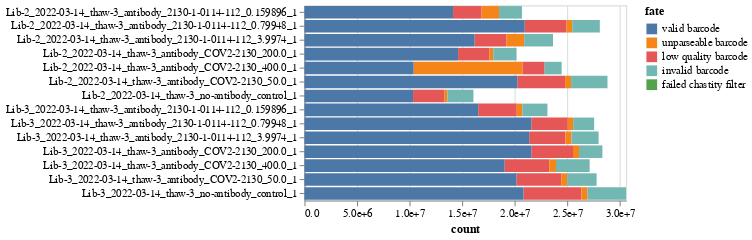

The cell this chart's notebook holds for it:
### Markdown cell above
Plot the barcode fates in an interactive plot:

### Code cell
selection_cols = [
    "exclude_after_counts",
    "antibody",
    "virus_batch",
    "sample_type",
    "date",
    "library",
]

selections = [
    alt.selection_point(
        fields=[col],
        bind=alt.binding_select(
            options=[None] + fates[col].dropna().unique().tolist(),
            labels=["all"] + [str(x) for x in fates[col].dropna().unique()],
            name=col,
        ),
    )
    for col in selection_cols
]

sample_types = barcode_runs["sample_type"].unique().tolist()

fate_chart = (
    alt.Chart(fates)
    .encode(
        x=alt.X("count", axis=alt.Axis(format=".2g"), scale=alt.Scale(nice=False)),
        y=alt.Y("library_sample", title=None),
        color=alt.Color(
            "fate",
            scale=alt.Scale(domain=sorted(fates["fate"].unique(), reverse=True)),
        ),
        order="not_valid",
        tooltip=[
            alt.Tooltip(c, format=".3g") if c == "count" else c
            for c in fates.columns
            if c not in ["valid", "not_valid", "library_sample", "sample"]
        ],
    )
    .mark_bar()
    .properties(width=300, height=alt.Step(13))
    .configure_axis(labelLimit=500)
)

for selection in selections:
    fate_chart = fate_chart.add_params(selection).transform_filter(selection)

display(fate_chart)

### Figure 1 — Vega-Lite specification as saved in the notebook (floating-point values rounded to 4 significant figures)
{"config": {"view": {"continuousWidth": 300, "continuousHeight": 300}, "axis": {"labelLimit": 500}}, "data": {"name": "data-493689610fb2a0b52687e34a415769f6"}, "mark": "bar", "encoding": {"color": {"field": "fate", "scale": {"domain": ["valid barcode", "unparseable barcode", "low quality barcode", "invalid barcode", "failed chastity filter"]}, "type": "nominal"}, "order": {"field": "not_valid", "type": "nominal"}, "tooltip": [{"field": "fate", "type": "nominal"}, {"field": "count", "format": ".3g", "type": "quantitative"}, {"field": "library", "type": "nominal"}, {"field": "date", "type": "nominal"}, {"field": "virus_batch", "type": "nominal"}, {"field": "sample_type", "type": "nominal"}, {"field": "antibody", "type": "nominal"}, {"field": "antibody_concentration", "type": "quantitative"}, {"field": "replicate", "type": "quantitative"}, {"field": "exclude_after_counts", "type": "nominal"}], "x": {"axis": {"format": ".2g"}, "field": "count", "scale": {"nice": false}, "type": "quantitative"}, "y": {"field": "library_sample", "title": null, "type": "nominal"}}, "height": {"step": 13}, "params": [{"name": "param_1", "select": {"type": "point", "fields": ["exclude_after_counts"]}, "bind": {"input": "select", "options": [null, "no"], "labels": ["all", "no"], "name": "exclude_after_counts"}}, {"name": "param_2", "select": {"type": "point", "fields": ["antibody"]}, "bind": {"input": "select", "options": [null, "COV2-2130", "2130-1-0114-112"], "labels": ["all", "COV2-2130", "2130-1-0114-112"], "name": "antibody"}}, {"name": "param_3", "select": {"type": "point", "fields": ["virus_batch"]}, "bind": {"input": "select", "options": [null, "thaw-3"], "labels": ["all", "thaw-3"], "name": "virus_batch"}}, {"name": "param_4", "select": {"type": "point", "fields": ["sample_type"]}, "bind": {"input": "select", "options": [null, "no-antibody_control", "antibody"], "labels": ["all", "no-antibody_control", "antibody"], "name": "sample_type"}}, {"name": "param_5", "select": {"type": "point", "fields": ["date"]}, "bind": {"input": "select", "options": [null, "2022-03-14"], "labels": ["all", "2022-03-14"], "name": "date"}}, {"name": "param_6", "select": {"type": "point", "fields": ["library"]}, "bind": {"input": "select", "options": [null, "Lib-2", "Lib-3"], "labels": ["all", "Lib-2", "Lib-3"], "name": "library"}}], "transform": [{"filter": {"param": "param_1"}}, {"filter": {"param": "param_2"}}, {"filter": {"param": "param_3"}}, {"filter": {"param": "param_4"}}, {"filter": {"param": "param_5"}}, {"filter": {"param": "param_6"}}], "width": 300, "$schema": "https://vega.github.io/schema/vega-lite/v5.2.0.json", "datasets": {"data-493689610fb2a0b52687e34a415769f6": [{"fate": "low quality barcode", "count": 2957559, "library": "Lib-2", "sample": "2022-03-14_thaw-3_no-antibody_control_1", "date": "2022-03-14", "virus_batch": "thaw-3", "sample_type": "no-antibody_control", "antibody": null, "antibody_concentration": null, "replicate": 1, "exclude_after_counts": "no", "library_sample": "Lib-2_2022-03-14_thaw-3_no-antibody_control_1", "valid": false, "not_valid": true}, {"fate": "unparseable barcode", "count": 297564, "library": "Lib-2", "sample": "2022-03-14_thaw-3_no-antibody_control_1", "date": "2022-03-14", "virus_batch": "thaw-3", "sample_type": "no-antibody_control", "antibody": null, "antibody_concentration": null, "replicate": 1, "exclude_after_counts": "no", "library_sample": "Lib-2_2022-03-14_thaw-3_no-antibody_control_1", "valid": false, "not_valid": true}, {"fate": "failed chastity filter", "count": 0, "library": "Lib-2", "sample": "2022-03-14_thaw-3_no-antibody_control_1", "date": "2022-03-14", "virus_batch": "thaw-3", "sample_type": "no-antibody_control", "antibody": null, "antibody_concentration": null, "replicate": 1, "exclude_after_counts": "no", "library_sample": "Lib-2_2022-03-14_thaw-3_no-antibody_control_1", "valid": false, "not_valid": true}, {"fate": "valid barcode", "count": 10326783, "library": "Lib-2", "sample": "2022-03-14_thaw-3_no-antibody_control_1", "date": "2022-03-14", "virus_batch": "thaw-3", "sample_type": "no-antibody_control", "antibody": null, "antibody_concentration": null, "replicate": 1, "exclude_after_counts": "no", "library_sample": "Lib-2_2022-03-14_thaw-3_no-antibody_control_1", "valid": true, "not_valid": false}, {"fate": "invalid barcode", "count": 2484581, "library": "Lib-2", "sample": "2022-03-14_thaw-3_no-antibody_control_1", "date": "2022-03-14", "virus_batch": "thaw-3", "sample_type": "no-antibody_control", "antibody": null, "antibody_concentration": null, "replicate": 1, "exclude_after_counts": "no", "library_sample": "Lib-2_2022-03-14_thaw-3_no-antibody_control_1", "valid": false, "not_valid": true}, {"fate": "low quality barcode", "count": 5499835, "library": "Lib-3", "sample": "2022-03-14_thaw-3_no-antibody_control_1", "date": "2022-03-14", "virus_batch": "thaw-3", "sample_type": "no-antibody_control", "antibody": null, "antibody_concentration": null, "replicate": 1, "exclude_after_counts": "no", "library_sample": "Lib-3_2022-03-14_thaw-3_no-antibody_control_1", "valid": false, "not_valid": true}, {"fate": "unparseable barcode", "count": 573961, "library": "Lib-3", "sample": "2022-03-14_thaw-3_no-antibody_control_1", "date": "2022-03-14", "virus_batch": "thaw-3", "sample_type": "no-antibody_control", "antibody": null, "antibody_concentration": null, "replicate": 1, "exclude_after_counts": "no", "library_sample": "Lib-3_2022-03-14_thaw-3_no-antibody_control_1", "valid": false, "not_valid": true}, {"fate": "failed chastity filter", "count": 0, "library": "Lib-3", "sample": "2022-03-14_thaw-3_no-antibody_control_1", "date": "2022-03-14", "virus_batch": "thaw-3", "sample_type": "no-antibody_control", "antibody": null, "antibody_concentration": null, "replicate": 1, "exclude_after_counts": "no", "library_sample": "Lib-3_2022-03-14_thaw-3_no-antibody_control_1", "valid": false, "not_valid": true}, {"fate": "valid barcode", "count": 20830617, "library": "Lib-3", "sample": "2022-03-14_thaw-3_no-antibody_control_1", "date": "2022-03-14", "virus_batch": "thaw-3", "sample_type": "no-antibody_control", "antibody": null, "antibody_concentration": null, "replicate": 1, "exclude_after_counts": "no", "library_sample": "Lib-3_2022-03-14_thaw-3_no-antibody_control_1", "valid": true, "not_valid": false}, {"fate": "invalid barcode", "count": 3671651, "library": "Lib-3", "sample": "2022-03-14_thaw-3_no-antibody_control_1", "date": "2022-03-14", "virus_batch": "thaw-3", "sample_type": "no-antibody_control", "antibody": null, "antibody_concentration": null, "replicate": 1, "exclude_after_counts": "no", "library_sample": "Lib-3_2022-03-14_thaw-3_no-antibody_control_1", "valid": false, "not_valid": true}, {"fate": "low quality barcode", "count": 4541052, "library": "Lib-2", "sample": "2022-03-14_thaw-3_antibody_COV2-2130_50.0_1", "date": "2022-03-14", "virus_batch": "thaw-3", "sample_type": "antibody", "antibody": "COV2-2130", "antibody_concentration": 50.0, "replicate": 1, "exclude_after_counts": "no", "library_sample": "Lib-2_2022-03-14_thaw-3_antibody_COV2-2130_50.0_1", "valid": false, "not_valid": true}, {"fate": "unparseable barcode", "count": 567749, "library": "Lib-2", "sample": "2022-03-14_thaw-3_antibody_COV2-2130_50.0_1", "date": "2022-03-14", "virus_batch": "thaw-3", "sample_type": "antibody", "antibody": "COV2-2130", "antibody_concentration": 50.0, "replicate": 1, "exclude_after_counts": "no", "library_sample": "Lib-2_2022-03-14_thaw-3_antibody_COV2-2130_50.0_1", "valid": false, "not_valid": true}, {"fate": "failed chastity filter", "count": 0, "library": "Lib-2", "sample": "2022-03-14_thaw-3_antibody_COV2-2130_50.0_1", "date": "2022-03-14", "virus_batch": "thaw-3", "sample_type": "antibody", "antibody": "COV2-2130", "antibody_concentration": 50.0, "replicate": 1, "exclude_after_counts": "no", "library_sample": "Lib-2_2022-03-14_thaw-3_antibody_COV2-2130_50.0_1", "valid": false, "not_valid": true}, {"fate": "valid barcode", "count": 20240321, "library": "Lib-2", "sample": "2022-03-14_thaw-3_antibody_COV2-2130_50.0_1", "date": "2022-03-14", "virus_batch": "thaw-3", "sample_type": "antibody", "antibody": "COV2-2130", "antibody_concentration": 50.0, "replicate": 1, "exclude_after_counts": "no", "library_sample": "Lib-2_2022-03-14_thaw-3_antibody_COV2-2130_50.0_1", "valid": true, "not_valid": false}, {"fate": "invalid barcode", "count": 3462696, "library": "Lib-2", "sample": "2022-03-14_thaw-3_antibody_COV2-2130_50.0_1", "date": "2022-03-14", "virus_batch": "thaw-3", "sample_type": "antibody", "antibody": "COV2-2130", "antibody_concentration": 50.0, "replicate": 1, "exclude_after_counts": "no", "library_sample": "Lib-2_2022-03-14_thaw-3_antibody_COV2-2130_50.0_1", "valid": false, "not_valid": true}, {"fate": "low quality barcode", "count": 2963870, "library": "Lib-2", "sample": "2022-03-14_thaw-3_antibody_COV2-2130_200.0_1", "date": "2022-03-14", "virus_batch": "thaw-3", "sample_type": "antibody", "antibody": "COV2-2130", "antibody_concentration": 200.0, "replicate": 1, "exclude_after_counts": "no", "library_sample": "Lib-2_2022-03-14_thaw-3_antibody_COV2-2130_200.0_1", "valid": false, "not_valid": true}, {"fate": "unparseable barcode", "count": 376030, "library": "Lib-2", "sample": "2022-03-14_thaw-3_antibody_COV2-2130_200.0_1", "date": "2022-03-14", "virus_batch": "thaw-3", "sample_type": "antibody", "antibody": "COV2-2130", "antibody_concentration": 200.0, "replicate": 1, "exclude_after_counts": "no", "library_sample": "Lib-2_2022-03-14_thaw-3_antibody_COV2-2130_200.0_1", "valid": false, "not_valid": true}, {"fate": "failed chastity filter", "count": 0, "library": "Lib-2", "sample": "2022-03-14_thaw-3_antibody_COV2-2130_200.0_1", "date": "2022-03-14", "virus_batch": "thaw-3", "sample_type": "antibody", "antibody": "COV2-2130", "antibody_concentration": 200.0, "replicate": 1, "exclude_after_counts": "no", "library_sample": "Lib-2_2022-03-14_thaw-3_antibody_COV2-2130_200.0_1", "valid": false, "not_valid": true}, {"fate": "valid barcode", "count": 14606149, "library": "Lib-2", "sample": "2022-03-14_thaw-3_antibody_COV2-2130_200.0_1", "date": "2022-03-14", "virus_batch": "thaw-3", "sample_type": "antibody", "antibody": "COV2-2130", "antibody_concentration": 200.0, "replicate": 1, "exclude_after_counts": "no", "library_sample": "Lib-2_2022-03-14_thaw-3_antibody_COV2-2130_200.0_1", "valid": true, "not_valid": false}, {"fate": "invalid barcode", "count": 2221381, "library": "Lib-2", "sample": "2022-03-14_thaw-3_antibody_COV2-2130_200.0_1", "date": "2022-03-14", "virus_batch": "thaw-3", "sample_type": "antibody", "antibody": "COV2-2130", "antibody_concentration": 200.0, "replicate": 1, "exclude_after_counts": "no", "library_sample": "Lib-2_2022-03-14_thaw-3_antibody_COV2-2130_200.0_1", "valid": false, "not_valid": true}, {"fate": "unparseable barcode", "count": 10355359, "library": "Lib-2", "sample": "2022-03-14_thaw-3_antibody_COV2-2130_400.0_1", "date": "2022-03-14", "virus_batch": "thaw-3", "sample_type": "antibody", "antibody": "COV2-2130", "antibody_concentration": 400.0, "replicate": 1, "exclude_after_counts": "no", "library_sample": "Lib-2_2022-03-14_thaw-3_antibody_COV2-2130_400.0_1", "valid": false, "not_valid": true}, {"fate": "low quality barcode", "count": 2096252, "library": "Lib-2", "sample": "2022-03-14_thaw-3_antibody_COV2-2130_400.0_1", "date": "2022-03-14", "virus_batch": "thaw-3", "sample_type": "antibody", "antibody": "COV2-2130", "antibody_concentration": 400.0, "replicate": 1, "exclude_after_counts": "no", "library_sample": "Lib-2_2022-03-14_thaw-3_antibody_COV2-2130_400.0_1", "valid": false, "not_valid": true}, {"fate": "failed chastity filter", "count": 0, "library": "Lib-2", "sample": "2022-03-14_thaw-3_antibody_COV2-2130_400.0_1", "date": "2022-03-14", "virus_batch": "thaw-3", "sample_type": "antibody", "antibody": "COV2-2130", "antibody_concentration": 400.0, "replicate": 1, "exclude_after_counts": "no", "library_sample": "Lib-2_2022-03-14_thaw-3_antibody_COV2-2130_400.0_1", "valid": false, "not_valid": true}, {"fate": "valid barcode", "count": 10382475, "library": "Lib-2", "sample": "2022-03-14_thaw-3_antibody_COV2-2130_400.0_1", "date": "2022-03-14", "virus_batch": "thaw-3", "sample_type": "antibody", "antibody": "COV2-2130", "antibody_concentration": 400.0, "replicate": 1, "exclude_after_counts": "no", "library_sample": "Lib-2_2022-03-14_thaw-3_antibody_COV2-2130_400.0_1", "valid": true, "not_valid": false}, {"fate": "invalid barcode", "count": 1618768, "library": "Lib-2", "sample": "2022-03-14_thaw-3_antibody_COV2-2130_400.0_1", "date": "2022-03-14", "virus_batch": "thaw-3", "sample_type": "antibody", "antibody": "COV2-2130", "antibody_concentration": 400.0, "replicate": 1, "exclude_after_counts": "no", "library_sample": "Lib-2_2022-03-14_thaw-3_antibody_COV2-2130_400.0_1", "valid": false, "not_valid": true}, {"fate": "low quality barcode", "count": 2719979, "library": "Lib-2", "sample": "2022-03-14_thaw-3_antibody_2130-1-0114-112_0.159896_1", "date": "2022-03-14", "virus_batch": "thaw-3", "sample_type": "antibody", "antibody": "2130-1-0114-112", "antibody_concentration": 0.1599, "replicate": 1, "exclude_after_counts": "no", "library_sample": "Lib-2_2022-03-14_thaw-3_antibody_2130-1-0114-112_0.159896_1", "valid": false, "not_valid": true}, {"fate": "unparseable barcode", "count": 1652707, "library": "Lib-2", "sample": "2022-03-14_thaw-3_antibody_2130-1-0114-112_0.159896_1", "date": "2022-03-14", "virus_batch": "thaw-3", "sample_type": "antibody", "antibody": "2130-1-0114-112", "antibody_concentration": 0.1599, "replicate": 1, "exclude_after_counts": "no", "library_sample": "Lib-2_2022-03-14_thaw-3_antibody_2130-1-0114-112_0.159896_1", "valid": false, "not_valid": true}, {"fate": "failed chastity filter", "count": 0, "library": "Lib-2", "sample": "2022-03-14_thaw-3_antibody_2130-1-0114-112_0.159896_1", "date": "2022-03-14", "virus_batch": "thaw-3", "sample_type": "antibody", "antibody": "2130-1-0114-112", "antibody_concentration": 0.1599, "replicate": 1, "exclude_after_counts": "no", "library_sample": "Lib-2_2022-03-14_thaw-3_antibody_2130-1-0114-112_0.159896_1", "valid": false, "not_valid": true}, {"fate": "valid barcode", "count": 14126952, "library": "Lib-2", "sample": "2022-03-14_thaw-3_antibody_2130-1-0114-112_0.159896_1", "date": "2022-03-14", "virus_batch": "thaw-3", "sample_type": "antibody", "antibody": "2130-1-0114-112", "antibody_concentration": 0.1599, "replicate": 1, "exclude_after_counts": "no", "library_sample": "Lib-2_2022-03-14_thaw-3_antibody_2130-1-0114-112_0.159896_1", "valid": true, "not_valid": false}, {"fate": "invalid barcode", "count": 2177873, "library": "Lib-2", "sample": "2022-03-14_thaw-3_antibody_2130-1-0114-112_0.159896_1", "date": "2022-03-14", "virus_batch": "thaw-3", "sample_type": "antibody", "antibody": "2130-1-0114-112", "antibody_concentration": 0.1599, "replicate": 1, "exclude_after_counts": "no", "library_sample": "Lib-2_2022-03-14_thaw-3_antibody_2130-1-0114-112_0.159896_1", "valid": false, "not_valid": true}, {"fate": "low quality barcode", "count": 3979887, "library": "Lib-2", "sample": "2022-03-14_thaw-3_antibody_2130-1-0114-112_0.79948_1", "date": "2022-03-14", "virus_batch": "thaw-3", "sample_type": "antibody", "antibody": "2130-1-0114-112", "antibody_concentration": 0.7995, "replicate": 1, "exclude_after_counts": "no", "library_sample": "Lib-2_2022-03-14_thaw-3_antibody_2130-1-0114-112_0.79948_1", "valid": false, "not_valid": true}, {"fate": "unparseable barcode", "count": 533017, "library": "Lib-2", "sample": "2022-03-14_thaw-3_antibody_2130-1-0114-112_0.79948_1", "date": "2022-03-14", "virus_batch": "thaw-3", "sample_type": "antibody", "antibody": "2130-1-0114-112", "antibody_concentration": 0.7995, "replicate": 1, "exclude_after_counts": "no", "library_sample": "Lib-2_2022-03-14_thaw-3_antibody_2130-1-0114-112_0.79948_1", "valid": false, "not_valid": true}, {"fate": "failed chastity filter", "count": 0, "library": "Lib-2", "sample": "2022-03-14_thaw-3_antibody_2130-1-0114-112_0.79948_1", "date": "2022-03-14", "virus_batch": "thaw-3", "sample_type": "antibody", "antibody": "2130-1-0114-112", "antibody_concentration": 0.7995, "replicate": 1, "exclude_after_counts": "no", "library_sample": "Lib-2_2022-03-14_thaw-3_antibody_2130-1-0114-112_0.79948_1", "valid": false, "not_valid": true}, {"fate": "valid barcode", "count": 20945427, "library": "Lib-2", "sample": "2022-03-14_thaw-3_antibody_2130-1-0114-112_0.79948_1", "date": "2022-03-14", "virus_batch": "thaw-3", "sample_type": "antibody", "antibody": "2130-1-0114-112", "antibody_concentration": 0.7995, "replicate": 1, "exclude_after_counts": "no", "library_sample": "Lib-2_2022-03-14_thaw-3_antibody_2130-1-0114-112_0.79948_1", "valid": true, "not_valid": false}, {"fate": "invalid barcode", "count": 2624175, "library": "Lib-2", "sample": "2022-03-14_thaw-3_antibody_2130-1-0114-112_0.79948_1", "date": "2022-03-14", "virus_batch": "thaw-3", "sample_type": "antibody", "antibody": "2130-1-0114-112", "antibody_concentration": 0.7995, "replicate": 1, "exclude_after_counts": "no", "library_sample": "Lib-2_2022-03-14_thaw-3_antibody_2130-1-0114-112_0.79948_1", "valid": false, "not_valid": true}, {"fate": "low quality barcode", "count": 3021832, "library": "Lib-2", "sample": "2022-03-14_thaw-3_antibody_2130-1-0114-112_3.9974_1", "date": "2022-03-14", "virus_batch": "thaw-3", "sample_type": "antibody", "antibody": "2130-1-0114-112", "antibody_concentration": 3.997, "replicate": 1, "exclude_after_counts": "no", "library_sample": "Lib-2_2022-03-14_thaw-3_antibody_2130-1-0114-112_3.9974_1", "valid": false, "not_valid": true}, {"fate": "unparseable barcode", "count": 1686383, "library": "Lib-2", "sample": "2022-03-14_thaw-3_antibody_2130-1-0114-112_3.9974_1", "date": "2022-03-14", "virus_batch": "thaw-3", "sample_type": "antibody", "antibody": "2130-1-0114-112", "antibody_concentration": 3.997, "replicate": 1, "exclude_after_counts": "no", "library_sample": "Lib-2_2022-03-14_thaw-3_antibody_2130-1-0114-112_3.9974_1", "valid": false, "not_valid": true}, {"fate": "failed chastity filter", "count": 0, "library": "Lib-2", "sample": "2022-03-14_thaw-3_antibody_2130-1-0114-112_3.9974_1", "date": "2022-03-14", "virus_batch": "thaw-3", "sample_type": "antibody", "antibody": "2130-1-0114-112", "antibody_concentration": 3.997, "replicate": 1, "exclude_after_counts": "no", "library_sample": "Lib-2_2022-03-14_thaw-3_antibody_2130-1-0114-112_3.9974_1", "valid": false, "not_valid": true}, {"fate": "valid barcode", "count": 16181287, "library": "Lib-2", "sample": "2022-03-14_thaw-3_antibody_2130-1-0114-112_3.9974_1", "date": "2022-03-14", "virus_batch": "thaw-3", "sample_type": "antibody", "antibody": "2130-1-0114-112", "antibody_concentration": 3.997, "replicate": 1, "exclude_after_counts": "no", "library_sample": "Lib-2_2022-03-14_thaw-3_antibody_2130-1-0114-112_3.9974_1", "valid": true, "not_valid": false}, {"fate": "invalid barcode", "count": 2741214, "library": "Lib-2", "sample": "2022-03-14_thaw-3_antibody_2130-1-0114-112_3.9974_1", "date": "2022-03-14", "virus_batch": "thaw-3", "sample_type": "antibody", "antibody": "2130-1-0114-112", "antibody_concentration": 3.997, "replicate": 1, "exclude_after_counts": "no", "library_sample": "Lib-2_2022-03-14_thaw-3_antibody_2130-1-0114-112_3.9974_1", "valid": false, "not_valid": true}, {"fate": "low quality barcode", "count": 4246633, "library": "Lib-3", "sample": "2022-03-14_thaw-3_antibody_COV2-2130_50.0_1", "date": "2022-03-14", "virus_batch": "thaw-3", "sample_type": "antibody", "antibody": "COV2-2130", "antibody_concentration": 50.0, "replicate": 1, "exclude_after_counts": "no", "library_sample": "Lib-3_2022-03-14_thaw-3_antibody_COV2-2130_50.0_1", "valid": false, "not_valid": true}, {"fate": "unparseable barcode", "count": 558307, "library": "Lib-3", "sample": "2022-03-14_thaw-3_antibody_COV2-2130_50.0_1", "date": "2022-03-14", "virus_batch": "thaw-3", "sample_type": "antibody", "antibody": "COV2-2130", "antibody_concentration": 50.0, "replicate": 1, "exclude_after_counts": "no", "library_sample": "Lib-3_2022-03-14_thaw-3_antibody_COV2-2130_50.0_1", "valid": false, "not_valid": true}, {"fate": "failed chastity filter", "count": 0, "library": "Lib-3", "sample": "2022-03-14_thaw-3_antibody_COV2-2130_50.0_1", "date": "2022-03-14", "virus_batch": "thaw-3", "sample_type": "antibody", "antibody": "COV2-2130", "antibody_concentration": 50.0, "replicate": 1, "exclude_after_counts": "no", "library_sample": "Lib-3_2022-03-14_thaw-3_antibody_COV2-2130_50.0_1", "valid": false, "not_valid": true}, {"fate": "valid barcode", "count": 20168386, "library": "Lib-3", "sample": "2022-03-14_thaw-3_antibody_COV2-2130_50.0_1", "date": "2022-03-14", "virus_batch": "thaw-3", "sample_type": "antibody", "antibody": "COV2-2130", "antibody_concentration": 50.0, "replicate": 1, "exclude_after_counts": "no", "library_sample": "Lib-3_2022-03-14_thaw-3_antibody_COV2-2130_50.0_1", "valid": true, "not_valid": false}, {"fate": "invalid barcode", "count": 2803935, "library": "Lib-3", "sample": "2022-03-14_thaw-3_antibody_COV2-2130_50.0_1", "date": "2022-03-14", "virus_batch": "thaw-3", "sample_type": "antibody", "antibody": "COV2-2130", "antibody_concentration": 50.0, "replicate": 1, "exclude_after_counts": "no", "library_sample": "Lib-3_2022-03-14_thaw-3_antibody_COV2-2130_50.0_1", "valid": false, "not_valid": true}, {"fate": "low quality barcode", "count": 3963669, "library": "Lib-3", "sample": "2022-03-14_thaw-3_antibody_COV2-2130_200.0_1", "date": "2022-03-14", "virus_batch": "thaw-3", "sample_type": "antibody", "antibody": "COV2-2130", "antibody_concentration": 200.0, "replicate": 1, "exclude_after_counts": "no", "library_sample": "Lib-3_2022-03-14_thaw-3_antibody_COV2-2130_200.0_1", "valid": false, "not_valid": true}, {"fate": "unparseable barcode", "count": 570414, "library": "Lib-3", "sample": "2022-03-14_thaw-3_antibody_COV2-2130_200.0_1", "date": "2022-03-14", "virus_batch": "thaw-3", "sample_type": "antibody", "antibody": "COV2-2130", "antibody_concentration": 200.0, "replicate": 1, "exclude_after_counts": "no", "library_sample": "Lib-3_2022-03-14_thaw-3_antibody_COV2-2130_200.0_1", "valid": false, "not_valid": true}, {"fate": "failed chastity filter", "count": 0, "library": "Lib-3", "sample": "2022-03-14_thaw-3_antibody_COV2-2130_200.0_1", "date": "2022-03-14", "virus_batch": "thaw-3", "sample_type": "antibody", "antibody": "COV2-2130", "antibody_concentration": 200.0, "replicate": 1, "exclude_after_counts": "no", "library_sample": "Lib-3_2022-03-14_thaw-3_antibody_COV2-2130_200.0_1", "valid": false, "not_valid": true}, {"fate": "valid barcode", "count": 21570257, "library": "Lib-3", "sample": "2022-03-14_thaw-3_antibody_COV2-2130_200.0_1", "date": "2022-03-14", "virus_batch": "thaw-3", "sample_type": "antibody", "antibody": "COV2-2130", "antibody_concentration": 200.0, "replicate": 1, "exclude_after_counts": "no", "library_sample": "Lib-3_2022-03-14_thaw-3_antibody_COV2-2130_200.0_1", "valid": true, "not_valid": false}, {"fate": "invalid barcode", "count": 2223258, "library": "Lib-3", "sample": "2022-03-14_thaw-3_antibody_COV2-2130_200.0_1", "date": "2022-03-14", "virus_batch": "thaw-3", "sample_type": "antibody", "antibody": "COV2-2130", "antibody_concentration": 200.0, "replicate": 1, "exclude_after_counts": "no", "library_sample": "Lib-3_2022-03-14_thaw-3_antibody_COV2-2130_200.0_1", "valid": false, "not_valid": true}, {"fate": "low quality barcode", "count": 4242513, "library": "Lib-3", "sample": "2022-03-14_thaw-3_antibody_COV2-2130_400.0_1", "date": "2022-03-14", "virus_batch": "thaw-3", "sample_type": "antibody", "antibody": "COV2-2130", "antibody_concentration": 400.0, "replicate": 1, "exclude_after_counts": "no", "library_sample": "Lib-3_2022-03-14_thaw-3_antibody_COV2-2130_400.0_1", "valid": false, "not_valid": true}, {"fate": "unparseable barcode", "count": 640147, "library": "Lib-3", "sample": "2022-03-14_thaw-3_antibody_COV2-2130_400.0_1", "date": "2022-03-14", "virus_batch": "thaw-3", "sample_type": "antibody", "antibody": "COV2-2130", "antibody_concentration": 400.0, "replicate": 1, "exclude_after_counts": "no", "library_sample": "Lib-3_2022-03-14_thaw-3_antibody_COV2-2130_400.0_1", "valid": false, "not_valid": true}, {"fate": "failed chastity filter", "count": 0, "library": "Lib-3", "sample": "2022-03-14_thaw-3_antibody_COV2-2130_400.0_1", "date": "2022-03-14", "virus_batch": "thaw-3", "sample_type": "antibody", "antibody": "COV2-2130", "antibody_concentration": 400.0, "replicate": 1, "exclude_after_counts": "no", "library_sample": "Lib-3_2022-03-14_thaw-3_antibody_COV2-2130_400.0_1", "valid": false, "not_valid": true}, {"fate": "valid barcode", "count": 19035063, "library": "Lib-3", "sample": "2022-03-14_thaw-3_antibody_COV2-2130_400.0_1", "date": "2022-03-14", "virus_batch": "thaw-3", "sample_type": "antibody", "antibody": "COV2-2130", "antibody_concentration": 400.0, "replicate": 1, "exclude_after_counts": "no", "library_sample": "Lib-3_2022-03-14_thaw-3_antibody_COV2-2130_400.0_1", "valid": true, "not_valid": false}, {"fate": "invalid barcode", "count": 3199058, "library": "Lib-3", "sample": "2022-03-14_thaw-3_antibody_COV2-2130_400.0_1", "date": "2022-03-14", "virus_batch": "thaw-3", "sample_type": "antibody", "antibody": "COV2-2130", "antibody_concentration": 400.0, "replicate": 1, "exclude_after_counts": "no", "library_sample": "Lib-3_2022-03-14_thaw-3_antibody_COV2-2130_400.0_1", "valid": false, "not_valid": true}, {"fate": "low quality barcode", "count": 3666722, "library": "Lib-3", "sample": "2022-03-14_thaw-3_antibody_2130-1-0114-112_0.159896_1", "date": "2022-03-14", "virus_batch": "thaw-3", "sample_type": "antibody", "antibody": "2130-1-0114-112", "antibody_concentration": 0.1599, "replicate": 1, "exclude_after_counts": "no", "library_sample": "Lib-3_2022-03-14_thaw-3_antibody_2130-1-0114-112_0.159896_1", "valid": false, "not_valid": true}, {"fate": "unparseable barcode", "count": 527184, "library": "Lib-3", "sample": "2022-03-14_thaw-3_antibody_2130-1-0114-112_0.159896_1", "date": "2022-03-14", "virus_batch": "thaw-3", "sample_type": "antibody", "antibody": "2130-1-0114-112", "antibody_concentration": 0.1599, "replicate": 1, "exclude_after_counts": "no", "library_sample": "Lib-3_2022-03-14_thaw-3_antibody_2130-1-0114-112_0.159896_1", "valid": false, "not_valid": true}, {"fate": "failed chastity filter", "count": 0, "library": "Lib-3", "sample": "2022-03-14_thaw-3_antibody_2130-1-0114-112_0.159896_1", "date": "2022-03-14", "virus_batch": "thaw-3", "sample_type": "antibody", "antibody": "2130-1-0114-112", "antibody_concentration": 0.1599, "replicate": 1, "exclude_after_counts": "no", "library_sample": "Lib-3_2022-03-14_thaw-3_antibody_2130-1-0114-112_0.159896_1", "valid": false, "not_valid": true}, {"fate": "valid barcode", "count": 16518966, "library": "Lib-3", "sample": "2022-03-14_thaw-3_antibody_2130-1-0114-112_0.159896_1", "date": "2022-03-14", "virus_batch": "thaw-3", "sample_type": "antibody", "antibody": "2130-1-0114-112", "antibody_concentration": 0.1599, "replicate": 1, "exclude_after_counts": "no", "library_sample": "Lib-3_2022-03-14_thaw-3_antibody_2130-1-0114-112_0.159896_1", "valid": true, "not_valid": false}, {"fate": "invalid barcode", "count": 2389535, "library": "Lib-3", "sample": "2022-03-14_thaw-3_antibody_2130-1-0114-112_0.159896_1", "date": "2022-03-14", "virus_batch": "thaw-3", "sample_type": "antibody", "antibody": "2130-1-0114-112", "antibody_concentration": 0.1599, "replicate": 1, "exclude_after_counts": "no", "library_sample": "Lib-3_2022-03-14_thaw-3_antibody_2130-1-0114-112_0.159896_1", "valid": false, "not_valid": true}, {"fate": "low quality barcode", "count": 3462220, "library": "Lib-3", "sample": "2022-03-14_thaw-3_antibody_2130-1-0114-112_0.79948_1", "date": "2022-03-14", "virus_batch": "thaw-3", "sample_type": "antibody", "antibody": "2130-1-0114-112", "antibody_concentration": 0.7995, "replicate": 1, "exclude_after_counts": "no", "library_sample": "Lib-3_2022-03-14_thaw-3_antibody_2130-1-0114-112_0.79948_1", "valid": false, "not_valid": true}, {"fate": "unparseable barcode", "count": 508110, "library": "Lib-3", "sample": "2022-03-14_thaw-3_antibody_2130-1-0114-112_0.79948_1", "date": "2022-03-14", "virus_batch": "thaw-3", "sample_type": "antibody", "antibody": "2130-1-0114-112", "antibody_concentration": 0.7995, "replicate": 1, "exclude_after_counts": "no", "library_sample": "Lib-3_2022-03-14_thaw-3_antibody_2130-1-0114-112_0.79948_1", "valid": false, "not_valid": true}, {"fate": "failed chastity filter", "count": 0, "library": "Lib-3", "sample": "2022-03-14_thaw-3_antibody_2130-1-0114-112_0.79948_1", "date": "2022-03-14", "virus_batch": "thaw-3", "sample_type": "antibody", "antibody": "2130-1-0114-112", "antibody_concentration": 0.7995, "replicate": 1, "exclude_after_counts": "no", "library_sample": "Lib-3_2022-03-14_thaw-3_antibody_2130-1-0114-112_0.79948_1", "valid": false, "not_valid": true}, {"fate": "valid barcode", "count": 21575958, "library": "Lib-3", "sample": "2022-03-14_thaw-3_antibody_2130-1-0114-112_0.79948_1", "date": "2022-03-14", "virus_batch": "thaw-3", "sample_type": "antibody", "antibody": "2130-1-0114-112", "antibody_concentration": 0.7995, "replicate": 1, "exclude_after_counts": "no", "library_sample": "Lib-3_2022-03-14_thaw-3_antibody_2130-1-0114-112_0.79948_1", "valid": true, "not_valid": false}, {"fate": "invalid barcode", "count": 1997468, "library": "Lib-3", "sample": "2022-03-14_thaw-3_antibody_2130-1-0114-112_0.79948_1", "date": "2022-03-14", "virus_batch": "thaw-3", "sample_type": "antibody", "antibody": "2130-1-0114-112", "antibody_concentration": 0.7995, "replicate": 1, "exclude_after_counts": "no", "library_sample": "Lib-3_2022-03-14_thaw-3_antibody_2130-1-0114-112_0.79948_1", "valid": false, "not_valid": true}, {"fate": "low quality barcode", "count": 3437891, "library": "Lib-3", "sample": "2022-03-14_thaw-3_antibody_2130-1-0114-112_3.9974_1", "date": "2022-03-14", "virus_batch": "thaw-3", "sample_type": "antibody", "antibody": "2130-1-0114-112", "antibody_concentration": 3.997, "replicate": 1, "exclude_after_counts": "no", "library_sample": "Lib-3_2022-03-14_thaw-3_antibody_2130-1-0114-112_3.9974_1", "valid": false, "not_valid": true}, {"fate": "unparseable barcode", "count": 586526, "library": "Lib-3", "sample": "2022-03-14_thaw-3_antibody_2130-1-0114-112_3.9974_1", "date": "2022-03-14", "virus_batch": "thaw-3", "sample_type": "antibody", "antibody": "2130-1-0114-112", "antibody_concentration": 3.997, "replicate": 1, "exclude_after_counts": "no", "library_sample": "Lib-3_2022-03-14_thaw-3_antibody_2130-1-0114-112_3.9974_1", "valid": false, "not_valid": true}, {"fate": "failed chastity filter", "count": 0, "library": "Lib-3", "sample": "2022-03-14_thaw-3_antibody_2130-1-0114-112_3.9974_1", "date": "2022-03-14", "virus_batch": "thaw-3", "sample_type": "antibody", "antibody": "2130-1-0114-112", "antibody_concentration": 3.997, "replicate": 1, "exclude_after_counts": "no", "library_sample": "Lib-3_2022-03-14_thaw-3_antibody_2130-1-0114-112_3.9974_1", "valid": false, "not_valid": true}, {"fate": "valid barcode", "count": 21367862, "library": "Lib-3", "sample": "2022-03-14_thaw-3_antibody_2130-1-0114-112_3.9974_1", "date": "2022-03-14", "virus_batch": "thaw-3", "sample_type": "antibody", "antibody": "2130-1-0114-112", "antibody_concentration": 3.997, "replicate": 1, "exclude_after_counts": "no", "library_sample": "Lib-3_2022-03-14_thaw-3_antibody_2130-1-0114-112_3.9974_1", "valid": true, "not_valid": false}, {"fate": "invalid barcode", "count": 2572899, "library": "Lib-3", "sample": "2022-03-14_thaw-3_antibody_2130-1-0114-112_3.9974_1", "date": "2022-03-14", "virus_batch": "thaw-3", "sample_type": "antibody", "antibody": "2130-1-0114-112", "antibody_concentration": 3.997, "replicate": 1, "exclude_after_counts": "no", "library_sample": "Lib-3_2022-03-14_thaw-3_antibody_2130-1-0114-112_3.9974_1", "valid": false, "not_valid": true}]}}
